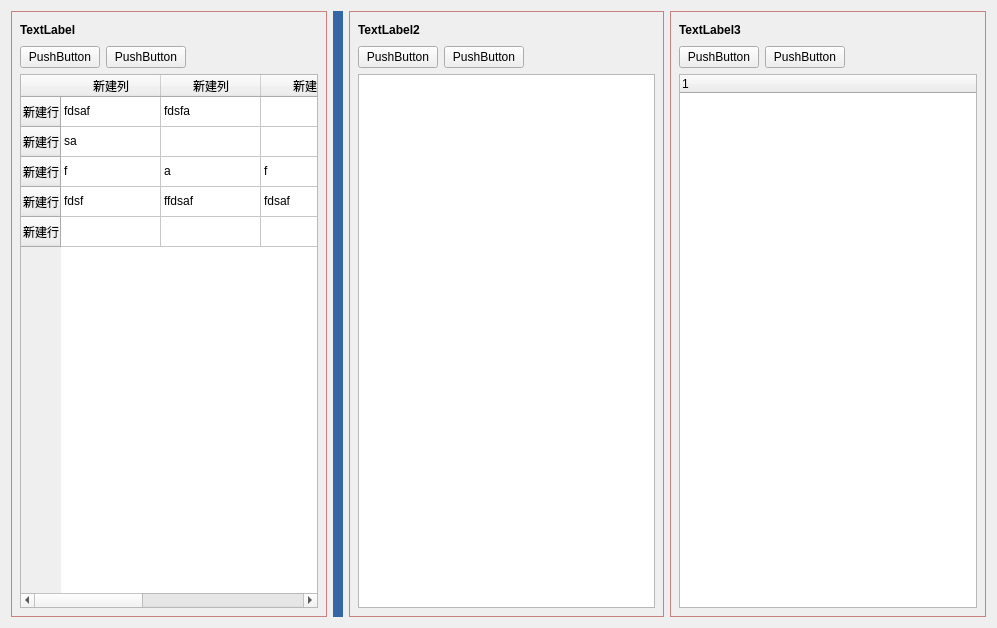
<?xml version="1.0" encoding="UTF-8"?>
<ui version="4.0">
 <class>MainForm</class>
 <widget class="QWidget" name="MainForm">
  <property name="geometry">
   <rect>
    <x>0</x>
    <y>0</y>
    <width>997</width>
    <height>628</height>
   </rect>
  </property>
  <property name="windowTitle">
   <string>Form</string>
  </property>
  <property name="styleSheet">
   <string notr="true">QWidget#widget, QWidget#widget_3,
QWidget#widget_4 {
border: solid 1px rgb(200, 128,128);
border-style: solid;
border-width:1px;
border-color: rgb(200,128,128);
}</string>
  </property>
  <layout class="QHBoxLayout" name="horizontalLayout_7">
   <item>
    <widget class="QWidget" name="widget" native="true">
     <layout class="QVBoxLayout" name="verticalLayout">
      <item>
       <layout class="QHBoxLayout" name="horizontalLayout_2">
        <item>
         <widget class="QLabel" name="label">
          <property name="font">
           <font>
            <weight>75</weight>
            <bold>true</bold>
           </font>
          </property>
          <property name="text">
           <string>TextLabel</string>
          </property>
         </widget>
        </item>
        <item>
         <spacer name="horizontalSpacer_2">
          <property name="orientation">
           <enum>Qt::Horizontal</enum>
          </property>
          <property name="sizeHint" stdset="0">
           <size>
            <width>40</width>
            <height>20</height>
           </size>
          </property>
         </spacer>
        </item>
       </layout>
      </item>
      <item>
       <layout class="QHBoxLayout" name="horizontalLayout">
        <item>
         <widget class="QPushButton" name="pushButton">
          <property name="text">
           <string>PushButton</string>
          </property>
         </widget>
        </item>
        <item>
         <widget class="QPushButton" name="pushButton_2">
          <property name="text">
           <string>PushButton</string>
          </property>
         </widget>
        </item>
        <item>
         <spacer name="horizontalSpacer">
          <property name="orientation">
           <enum>Qt::Horizontal</enum>
          </property>
          <property name="sizeHint" stdset="0">
           <size>
            <width>40</width>
            <height>20</height>
           </size>
          </property>
         </spacer>
        </item>
       </layout>
      </item>
      <item>
       <widget class="QTableWidget" name="tableWidget">
        <row>
         <property name="text">
          <string>新建行</string>
         </property>
        </row>
        <row>
         <property name="text">
          <string>新建行</string>
         </property>
        </row>
        <row>
         <property name="text">
          <string>新建行</string>
         </property>
        </row>
        <row>
         <property name="text">
          <string>新建行</string>
         </property>
        </row>
        <row>
         <property name="text">
          <string>新建行</string>
         </property>
        </row>
        <column>
         <property name="text">
          <string>新建列</string>
         </property>
        </column>
        <column>
         <property name="text">
          <string>新建列</string>
         </property>
        </column>
        <column>
         <property name="text">
          <string>新建列</string>
         </property>
        </column>
        <column>
         <property name="text">
          <string>新建列</string>
         </property>
        </column>
        <column>
         <property name="text">
          <string>新建列</string>
         </property>
        </column>
        <item row="0" column="0">
         <property name="text">
          <string>fdsaf</string>
         </property>
        </item>
        <item row="0" column="1">
         <property name="text">
          <string>fdsfa</string>
         </property>
        </item>
        <item row="1" column="0">
         <property name="text">
          <string>sa</string>
         </property>
        </item>
        <item row="1" column="3">
         <property name="text">
          <string>fdsa</string>
         </property>
        </item>
        <item row="2" column="0">
         <property name="text">
          <string>f</string>
         </property>
        </item>
        <item row="2" column="1">
         <property name="text">
          <string>a</string>
         </property>
        </item>
        <item row="2" column="2">
         <property name="text">
          <string>f</string>
         </property>
        </item>
        <item row="3" column="0">
         <property name="text">
          <string>fdsf</string>
         </property>
        </item>
        <item row="3" column="1">
         <property name="text">
          <string>ffdsaf</string>
         </property>
        </item>
        <item row="3" column="2">
         <property name="text">
          <string>fdsaf</string>
         </property>
        </item>
        <item row="3" column="3">
         <property name="text">
          <string>fdsa</string>
         </property>
        </item>
        <item row="4" column="3">
         <property name="text">
          <string>fdsaf</string>
         </property>
        </item>
       </widget>
      </item>
     </layout>
    </widget>
   </item>
   <item>
    <widget class="QWidget" name="widget_2" native="true">
     <property name="minimumSize">
      <size>
       <width>10</width>
       <height>0</height>
      </size>
     </property>
     <property name="maximumSize">
      <size>
       <width>10</width>
       <height>16777215</height>
      </size>
     </property>
     <property name="styleSheet">
      <string notr="true">background-color: rgb(52, 101, 164);</string>
     </property>
    </widget>
   </item>
   <item>
    <widget class="QWidget" name="widget_3" native="true">
     <layout class="QVBoxLayout" name="verticalLayout_2">
      <item>
       <layout class="QHBoxLayout" name="horizontalLayout_3">
        <item>
         <widget class="QLabel" name="label_2">
          <property name="font">
           <font>
            <weight>75</weight>
            <bold>true</bold>
           </font>
          </property>
          <property name="text">
           <string>TextLabel2</string>
          </property>
         </widget>
        </item>
        <item>
         <spacer name="horizontalSpacer_3">
          <property name="orientation">
           <enum>Qt::Horizontal</enum>
          </property>
          <property name="sizeHint" stdset="0">
           <size>
            <width>40</width>
            <height>20</height>
           </size>
          </property>
         </spacer>
        </item>
       </layout>
      </item>
      <item>
       <layout class="QHBoxLayout" name="horizontalLayout_4">
        <item>
         <widget class="QPushButton" name="pushButton_3">
          <property name="text">
           <string>PushButton</string>
          </property>
         </widget>
        </item>
        <item>
         <widget class="QPushButton" name="pushButton_4">
          <property name="text">
           <string>PushButton</string>
          </property>
         </widget>
        </item>
        <item>
         <spacer name="horizontalSpacer_4">
          <property name="orientation">
           <enum>Qt::Horizontal</enum>
          </property>
          <property name="sizeHint" stdset="0">
           <size>
            <width>40</width>
            <height>20</height>
           </size>
          </property>
         </spacer>
        </item>
       </layout>
      </item>
      <item>
       <widget class="QListWidget" name="listWidget"/>
      </item>
     </layout>
    </widget>
   </item>
   <item>
    <widget class="QWidget" name="widget_4" native="true">
     <layout class="QVBoxLayout" name="verticalLayout_3">
      <item>
       <layout class="QHBoxLayout" name="horizontalLayout_5">
        <item>
         <widget class="QLabel" name="label_3">
          <property name="font">
           <font>
            <weight>75</weight>
            <bold>true</bold>
           </font>
          </property>
          <property name="text">
           <string>TextLabel3</string>
          </property>
         </widget>
        </item>
        <item>
         <spacer name="horizontalSpacer_5">
          <property name="orientation">
           <enum>Qt::Horizontal</enum>
          </property>
          <property name="sizeHint" stdset="0">
           <size>
            <width>40</width>
            <height>20</height>
           </size>
          </property>
         </spacer>
        </item>
       </layout>
      </item>
      <item>
       <layout class="QHBoxLayout" name="horizontalLayout_6">
        <item>
         <widget class="QPushButton" name="pushButton_5">
          <property name="text">
           <string>PushButton</string>
          </property>
         </widget>
        </item>
        <item>
         <widget class="QPushButton" name="pushButton_6">
          <property name="text">
           <string>PushButton</string>
          </property>
         </widget>
        </item>
        <item>
         <spacer name="horizontalSpacer_6">
          <property name="orientation">
           <enum>Qt::Horizontal</enum>
          </property>
          <property name="sizeHint" stdset="0">
           <size>
            <width>40</width>
            <height>20</height>
           </size>
          </property>
         </spacer>
        </item>
       </layout>
      </item>
      <item>
       <widget class="QTreeWidget" name="treeWidget">
        <column>
         <property name="text">
          <string notr="true">1</string>
         </property>
        </column>
       </widget>
      </item>
     </layout>
    </widget>
   </item>
  </layout>
 </widget>
 <resources/>
 <connections/>
</ui>
